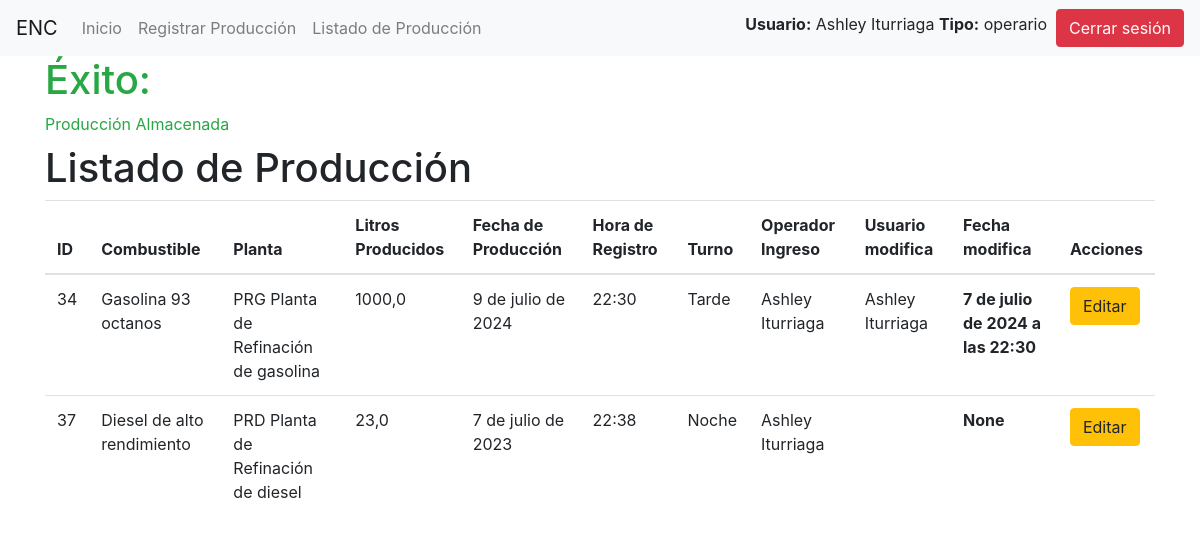
The page /listado/ (signed in) on the database its author committed.
### produccion/models.py (models this page shows, shortened)
class Produccion(models.Model):
    codigo_combustible = models.ForeignKey(Producto, on_delete=models.CASCADE)
    litros_producidos = models.FloatField()
    fecha_produccion = models.DateField()
    turno = models.CharField(max_length=2, choices=[('AM', 'Mañana'), ('PM', 'Tarde'), ('MM', 'Noche')])
    hora_registro = models.TimeField(auto_now_add=True)
    operador = models.ForeignKey(User, on_delete=models.CASCADE, related_name='producciones_registradas')
    modificado_por = models.ForeignKey(User, on_delete=models.SET_NULL, null=True, blank=True, related_name='producciones_modificadas')
    fecha_modificacion = models.DateTimeField(null=True, blank=True)
    anulado = models.BooleanField(default=False)

class Producto(models.Model):
    codigo = models.CharField(max_length=10, unique=True)
    nombre = models.CharField(max_length=100)
    planta = models.ForeignKey(Planta, on_delete=models.CASCADE)

class Planta(models.Model):
    codigo = models.CharField(max_length=10, unique=True)
    nombre = models.CharField(max_length=100)

### produccion/views.py (the view)
# urls.py: path('listado/', views.listado_produccion, name='listado_produccion'),
@login_required
def listado_produccion(request):
    mensaje_exito = request.session.get('mensaje_exito', '')
    request.session['mensaje_exito'] = ''
    if request.user.is_staff:
        producciones = Produccion.objects.filter(anulado=False).select_related('codigo_combustible__planta', 'operador')
    else:
        producciones = Produccion.objects.filter(operador=request.user, anulado=False).select_related('codigo_combustible__planta', 'operador')
    return render(request, 'produccion/listado_produccion.html', {'producciones': producciones, 'mensaje_exito': mensaje_exito})

### produccion/templates/produccion/listado_produccion.html (shortened to what this page needs)
{% extends 'produccion/base.html' %}
{% block content %}
<h1>Listado de Producción</h1>
<table class="table">
    <thead>
        <tr>
            <th>ID</th>
            <th>Combustible</th>
            <th>Planta</th>
            <th>Litros Producidos</th>
            <th>Fecha de Producción</th>
            <th>Hora de Registro</th>
            <th>Turno</th>
            <th>Operador Ingreso</th>
            <th>Usuario modifica</th>
            <th>Fecha modifica</th>
            <th>Acciones</th>
        </tr>
    </thead>
    <tbody>
        {% for produccion in producciones %}
        <tr>
            <td>{{ produccion.id }}</td>
            <td>{{ produccion.codigo_combustible.nombre }}</td>
            <td>{{ produccion.codigo_combustible.planta.codigo }} {{ produccion.codigo_combustible.planta.nombre }}</td>
            <td>{{ produccion.litros_producidos }}</td>
            <td>{{ produccion.fecha_produccion }}</td>
            <td>{{ produccion.hora_registro }}</td>
            <td>{{ produccion.get_turno_display }}</td>
            <td>{{ produccion.operador.first_name }} {{ produccion.operador.last_name }}</td>
            <td>{{ produccion.modificado_por.first_name }} {{ produccion.modificado_por.last_name }}</td>
            <th>{{ produccion.fecha_modificacion }}</th>
            <td>
                <a href="{% url 'editar_produccion' produccion.id %}" class="btn btn-warning">Editar</a>
            </td>
        </tr>
        {% endfor %}
    </tbody>
</table>
{% endblock %}

### produccion/templates/produccion/base.html (shortened to what this page needs)
<!DOCTYPE html>
<html>
<head>
    <link rel="stylesheet" href="https://stackpath.bootstrapcdn.com/bootstrap/4.3.1/css/bootstrap.min.css">
</head>
<body>
    <nav class="navbar navbar-expand-lg navbar-light bg-light">
        <a class="navbar-brand" href="#">ENC</a>
        <div class="collapse navbar-collapse">
            <ul class="navbar-nav mr-auto">
                <li class="nav-item">
                    <a class="nav-link" href="{% url 'index' %}">Inicio</a>
                </li>
                {% if user.is_authenticated %}
                <li class="nav-item">
                    <a class="nav-link" href="{% url 'registro_produccion' %}">Registrar Producción</a>
                </li>
                <li class="nav-item">
                    <a class="nav-link" href="{% url 'listado_produccion' %}">Listado de Producción</a>
                </li>
                {% else %}
                <li class="nav-item">
                    <a class="nav-link" href="{% url 'login' %}">Iniciar Sesión</a>
                </li>
                {% endif %}
            </ul>
        </div>
        {% if user.is_authenticated %}
        <label>
            <b>Usuario:</b> {{ user.first_name }} {{ user.last_name }}
            <b>Tipo:</b> {% for group in user.groups.all %}
                            {{ group.name }}
                         {% endfor %}
        </label>
        <form action="{% url 'logout' %}" method="post">
            <button type="submit" class="btn btn-danger">Cerrar sesión</button>
        </form>
        {% endif %}
    </nav>
    <div class="container">
        {% if mensaje_exito %}
            <label class="text-success"><h1>Éxito:</h1> {{ mensaje_exito }}</label>
        {% endif %}
        {% block content %}
        {% endblock %}
    </div>
</body>
</html>

### rows shown on the page
Produccion: id "34", codigo_combustible.nombre "Gasolina 93 octanos", codigo_combustible.planta.codigo "PRG", codigo_combustible.planta.nombre "Planta de Refinación de gasolina", litros_producidos "1000,0", fecha_produccion "9 de julio de 2024", hora_registro "22:30", turno "Tarde", operador.first_name "Ashley", operador.last_name "Iturriaga", modificado_por.first_name "Ashley", modificado_por.last_name "Iturriaga", fecha_modificacion "7 de julio de 2024 a las 22:30"
Produccion: id "37", codigo_combustible.nombre "Diesel de alto rendimiento", codigo_combustible.planta.codigo "PRD", codigo_combustible.planta.nombre "Planta de Refinación de diesel", litros_producidos "23,0", fecha_produccion "7 de julio de 2023", hora_registro "22:38", turno "Noche", operador.first_name "Ashley", operador.last_name "Iturriaga", fecha_modificacion "None"

### other values the page prints
{{ user.first_name }} "Ashley"
{{ user.last_name }} "Iturriaga"
{{ group.name }} "operario"
{{ mensaje_exito }} "Producción Almacenada"
